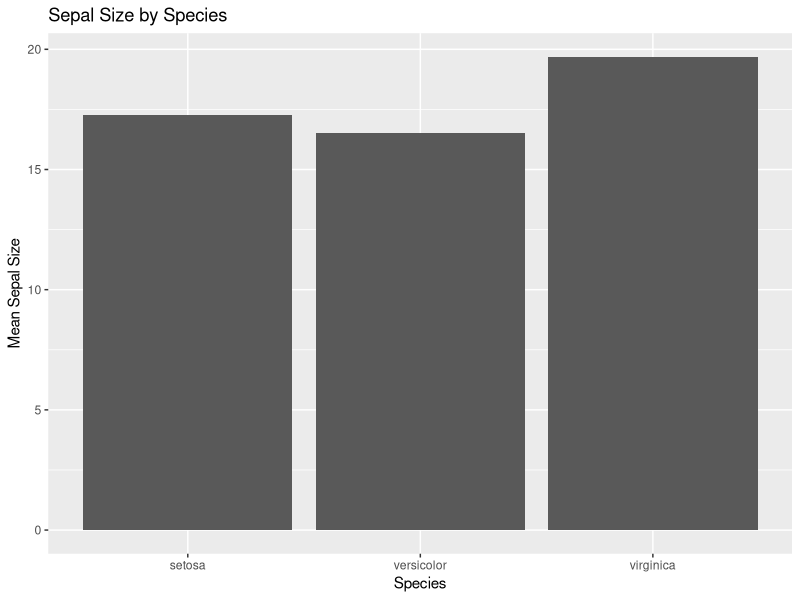
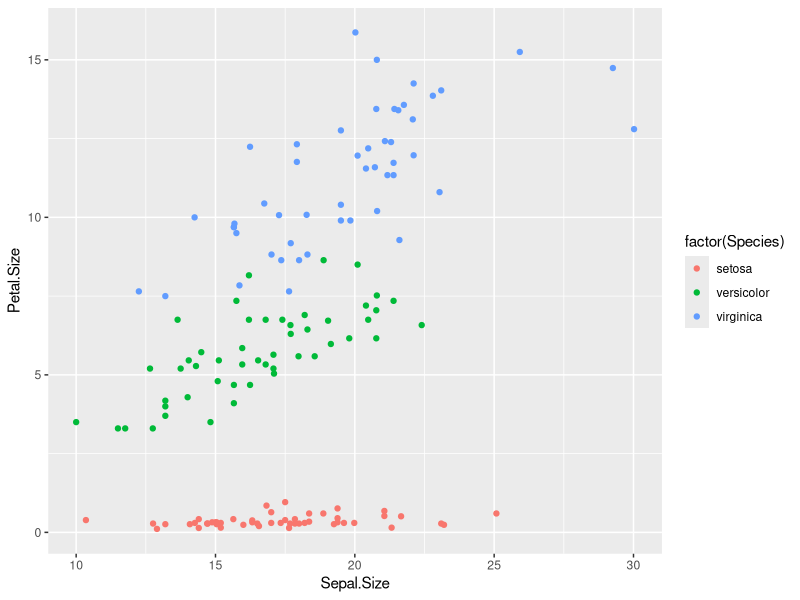
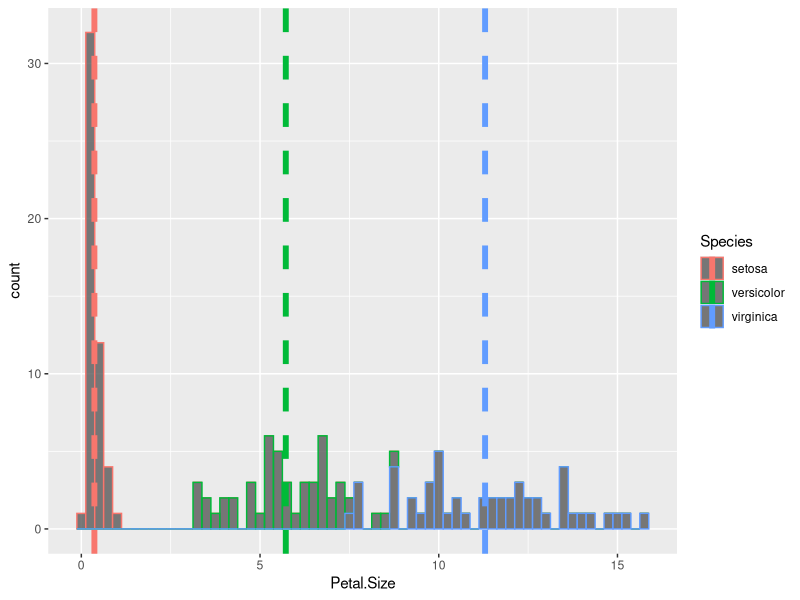
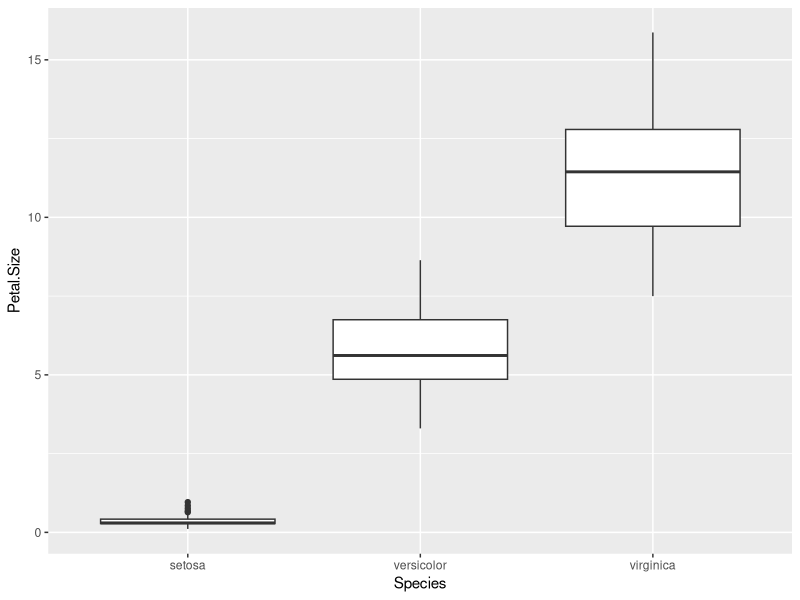
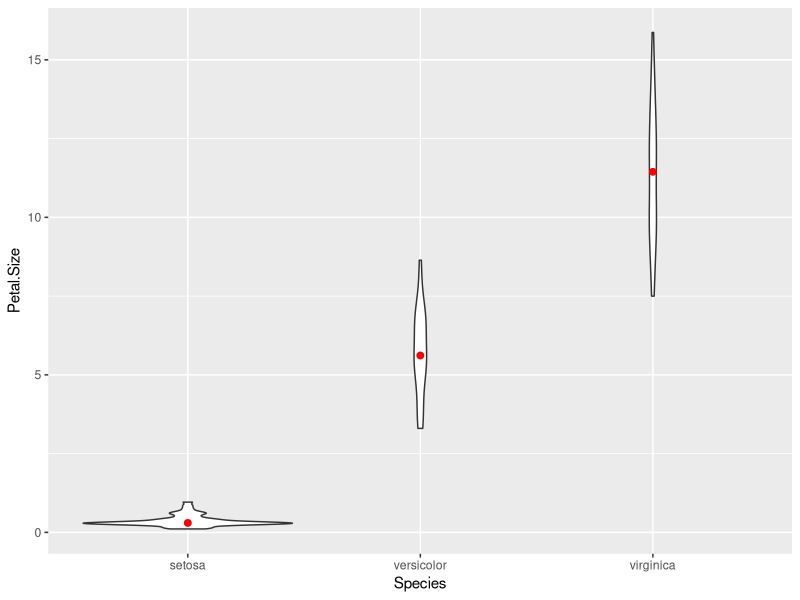
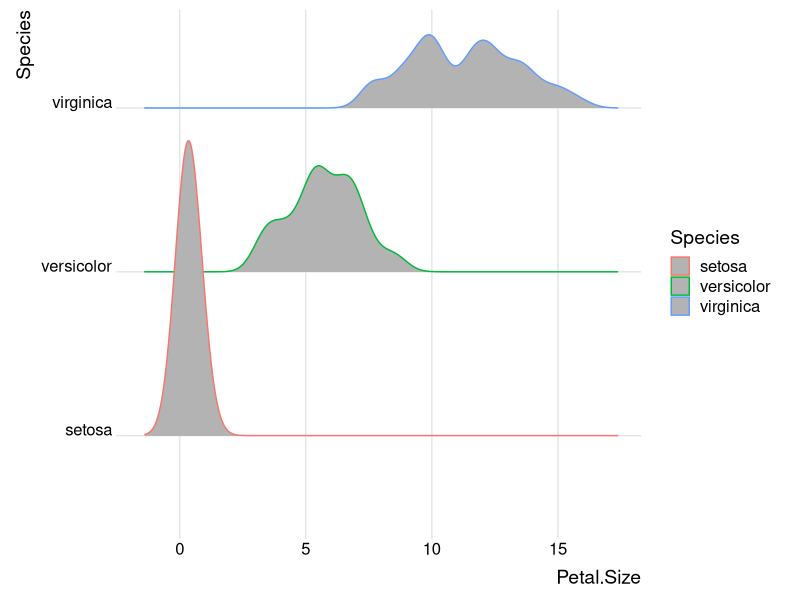
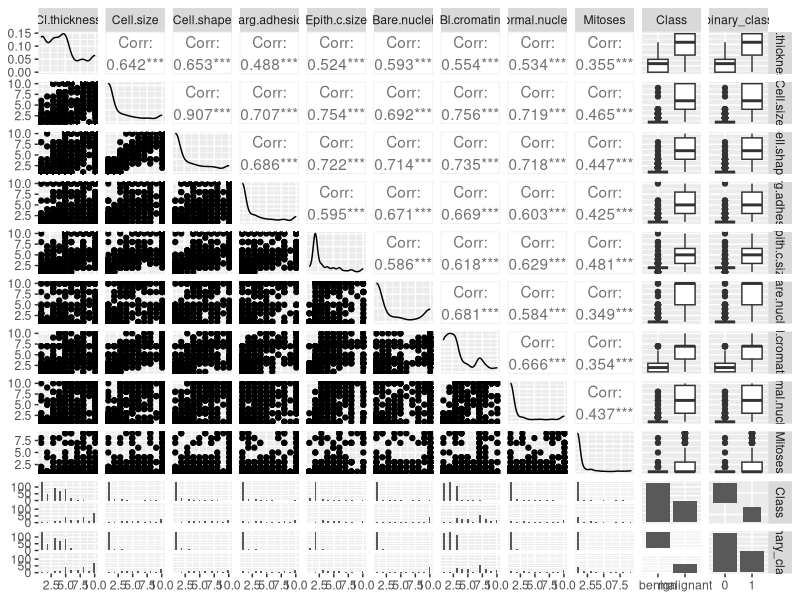

Generate these figures, in order, with R:
library(dplyr)
library(tidyr)
library(ggplot2)
library(datasets)
library(ggridges)
library(mlbench)
library(GGally)

####################################
## Grouping, Pivoting, Manipulating
####################################

#### Load Data ####
data(iris)

#### view data ####
View(iris)

str(iris)

sapply(iris, class)

summary(iris)

unique(iris$Species)


##### Data Manipulation ######
### Data Types ####
is.character(iris$Species)

is.factor(iris$Species)

iris$species_upper <- toupper(iris$Species)
iris$species_upper <- as.factor(iris$species_upper)
View(iris)



#### Ranking and making new variables ####
iris <- iris %>%
  mutate(Petal.Size = Petal.Length*Petal.Width,
         Sepal.Size = Sepal.Length*Sepal.Width,
         Petal.SizeDenseRank = as.factor(dense_rank(-Petal.Size)),
         Sepal.SizeDenseRank = as.factor(dense_rank(-Sepal.Size)))




## Grouping/Pivoting Data ###
iris_species_stats <- iris %>%
  group_by(Species) %>%
  summarise(count = n(),
            Sepal.SizeMean = mean(Sepal.Size),
            Petal.SizeMean = mean(Petal.Size),
            Sepal.SizeStd = sd(Sepal.Size),
            Petal.SizeStd = sd(Petal.Size),
            Sepal.SizeSE = sd(Sepal.Size)/sqrt(n()),
            Petal.SizeSE = sd(Petal.Size)/sqrt(n()),) 

ggplot(data=iris_species_stats,aes(x=Species,y=Sepal.SizeMean))+
  geom_bar(stat='identity')+
  xlab('Species')+
  ylab('Mean Sepal Size')+
  ggtitle('Sepal Size by Species')



### Pivoting Data ###
# Load Data
data(Titanic)
Titanic_df <- data.frame(Titanic)

#Pivot form tidyr 
titanic_pivot <- Titanic_df %>% # calls titanic data
  group_by(Age,Sex,Survived) %>% # groups the data by age, sex and survived categories
  summarise(freq_new = sum(Freq)) %>% # Takes the sum of the frequency coplumn to aggregate data
  pivot_wider(
    names_from = Survived,
    values_from = c(freq_new)
  ) %>% # pivots survivorship column to make 2 new columns (yes or no)
  mutate(percent_survived = Yes/(Yes+No)) %>% # Makes a new column of percent survived based on the row
  arrange(desc(percent_survived)) # sorts data by percent survived from highest rate to lowest rate


### Melting Data

titanic_unpivoted <- titanic_pivot %>%
  pivot_longer(
    cols = c('Yes','No'),
    names_to = "Survived",
    values_to = "val"
  ) %>%
  select(-percent_survived)



####################################
## Visualizing
####################################
# Scatter Plot
ggplot(iris, aes(x = Sepal.Size, y = Petal.Size)) +
  geom_point(aes(color = factor(Species)))

# Histogram
ggplot(iris, aes(x=Petal.Size, color=Species)) +
  geom_histogram(binwidth = 0.25,alpha=0.8) +
  geom_vline(data = iris_species_stats,aes(xintercept=Petal.SizeMean, color=Species),
             linetype="dashed", size=2)


# Box plot
ggplot(data = iris,
       aes(x = Species, y = Petal.Size)) +
  geom_boxplot()

# Violin Plot
ggplot(data = iris,
       aes(x = Species, y = Petal.Size)) +
  geom_violin()+ 
  stat_summary(fun.y=median, geom="point", size=2, color="red")

# Ridgeline Plot
ggplot(iris, aes(x = Petal.Size, y = Species, color=Species)) +
  geom_density_ridges() +
  theme_ridges() + 
  theme(legend.position = "right")


####################################
## Bayesian Statistics
####################################


# What is the probability I am a I was a child given I survived?
#p(child)
titanic_contengency_table <- Titanic_df %>% # calls titanic data
  group_by(Age,Survived) %>% # groups the data by age, sex and survived categories
  summarise(freq_new = sum(Freq)) %>% # Takes the sum of the frequency coplumn to aggregate data
  pivot_wider(
    names_from = Survived,
    values_from = c(freq_new)
  ) # pivots survivorship column to make 2 new columns (yes or no)

#p(child)
p_child = sum(titanic_contengency_table[1,2:3])/(sum(titanic_contengency_table[1:2,2:3]))
p_child


#p(survived)
p_survive = sum(titanic_contengency_table[1:2,3])/(sum(titanic_contengency_table[1:2,2:3]))
p_survive


#p(survive|child) probabiltiy of surviving given I am a child
p_survived_child = sum(titanic_contengency_table[1,3])/(sum(titanic_contengency_table[1,2:3]))
p_survived_child


# What is the probability I am a I was a child given I survived?
# see slides for bayes theorum
p_ch_survive = (p_survived_child*p_child)/p_survive
p_ch_survive

####################################
## Logistic Regression
####################################
#

data(BreastCancer, package="mlbench")
View(BreastCancer)
bc_df <- BreastCancer
bc_df$binary_class <- as.factor(ifelse(bc_df$Class == "malignant", 1, 0))
bc_df <- bc_df %>%
  select(-Id) %>%
  drop_na()

for(i in 1:9) {
  bc_df[, i] <- as.numeric(bc_df[, i])
}
#from ggally
ggpairs(bc_df)

help(glm)
#m1
model_bc <- glm(binary_class ~ Cl.thickness + Cell.size,data=bc_df, family=binomial)
summary(model_bc)
AIC(model_bc)
BIC(model_bc)

#m2
model_bc <- glm(binary_class ~ Cl.thickness + Cell.size+Cell.shape  ,data=bc_df, family=binomial)
summary(model_bc)
AIC(model_bc)
BIC(model_bc)
